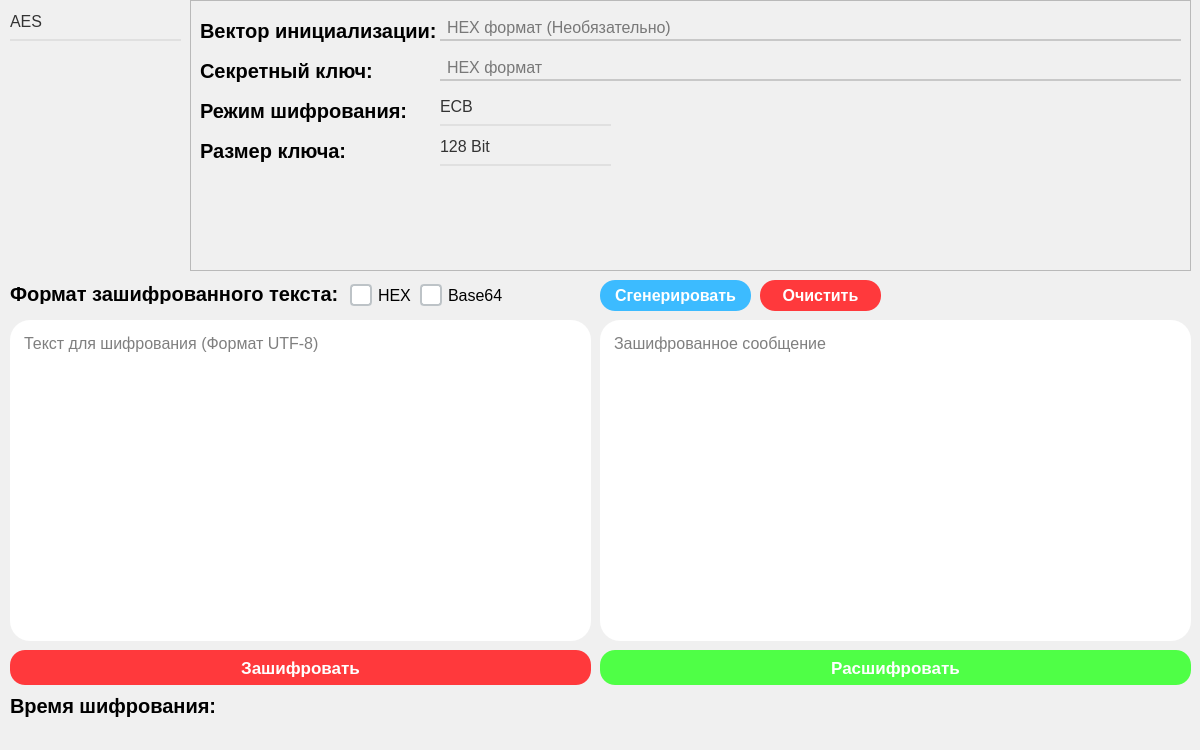
<?xml version="1.0" encoding="UTF-8"?>
<ui version="4.0">
 <class>ClientInterface</class>
 <widget class="QMainWindow" name="ClientInterface">
  <property name="geometry">
   <rect>
    <x>0</x>
    <y>0</y>
    <width>1200</width>
    <height>750</height>
   </rect>
  </property>
  <property name="windowTitle">
   <string>Шифрование</string>
  </property>
  <property name="styleSheet">
   <string notr="true">background-color: rgb(240, 240, 240);</string>
  </property>
  <widget class="QWidget" name="centralwidget">
   <widget class="QComboBox" name="alghoritmsCryptComboBox">
    <property name="geometry">
     <rect>
      <x>10</x>
      <y>0</y>
      <width>171</width>
      <height>41</height>
     </rect>
    </property>
    <property name="font">
     <font>
      <family>Arial</family>
      <pointsize>-1</pointsize>
     </font>
    </property>
    <property name="cursor">
     <cursorShape>PointingHandCursor</cursorShape>
    </property>
    <property name="styleSheet">
     <string notr="true">QComboBox 
{
    border: none;
    border-bottom: 2px solid #e0e0e0;
    padding: 12px 0px 8px 0px;
    background: transparent;
    color: #333;
    font-size: 16px;
}

QComboBox:focus
{
    border-bottom-color: #3f51b5;
}

QComboBox::drop-down 
{
    border: none;
    width: 0px;
}

QComboBox::down-arrow {
    width: 0px;
	height: 0px;
}

QComboBox QAbstractItemView 
{
    border: none;
    background: white;
    selection-background-color: #3f51b5;
    selection-color: white;
    font-size: 14px;
    padding: 8px;
    border-radius: 4px;
}</string>
    </property>
    <item>
     <property name="text">
      <string>AES</string>
     </property>
    </item>
    <item>
     <property name="text">
      <string>RSA</string>
     </property>
    </item>
    <item>
     <property name="text">
      <string>XTEA</string>
     </property>
    </item>
   </widget>
   <widget class="QPushButton" name="toCryptPushButton">
    <property name="geometry">
     <rect>
      <x>10</x>
      <y>650</y>
      <width>581</width>
      <height>35</height>
     </rect>
    </property>
    <property name="font">
     <font>
      <family>Arial</family>
      <pointsize>13</pointsize>
      <bold>true</bold>
     </font>
    </property>
    <property name="cursor">
     <cursorShape>PointingHandCursor</cursorShape>
    </property>
    <property name="styleSheet">
     <string notr="true">QPushButton
{
	background-color: rgb(255, 57, 60);
	color: white;
	border: none;
	border-radius: 15px;
}

QPushButton::hover
{
	background-color: rgb(255, 105, 108);
}</string>
    </property>
    <property name="text">
     <string>Зашифровать</string>
    </property>
   </widget>
   <widget class="QFrame" name="rsaInfoFrame">
    <property name="geometry">
     <rect>
      <x>190</x>
      <y>0</y>
      <width>1001</width>
      <height>271</height>
     </rect>
    </property>
    <property name="frameShape">
     <enum>QFrame::Shape::StyledPanel</enum>
    </property>
    <property name="frameShadow">
     <enum>QFrame::Shadow::Raised</enum>
    </property>
    <widget class="QLabel" name="openKeyLabel">
     <property name="geometry">
      <rect>
       <x>10</x>
       <y>15</y>
       <width>171</width>
       <height>31</height>
      </rect>
     </property>
     <property name="font">
      <font>
       <family>Arial</family>
       <pointsize>15</pointsize>
       <bold>true</bold>
      </font>
     </property>
     <property name="styleSheet">
      <string notr="true">QLabel
{
	color: black;
}</string>
     </property>
     <property name="text">
      <string>Открытый ключ:</string>
     </property>
    </widget>
    <widget class="QLabel" name="closeKeyLabel">
     <property name="geometry">
      <rect>
       <x>10</x>
       <y>55</y>
       <width>171</width>
       <height>31</height>
      </rect>
     </property>
     <property name="font">
      <font>
       <family>Arial</family>
       <pointsize>15</pointsize>
       <bold>true</bold>
      </font>
     </property>
     <property name="styleSheet">
      <string notr="true">QLabel
{
	color: black;
}</string>
     </property>
     <property name="text">
      <string>Закрытый ключ:</string>
     </property>
    </widget>
    <widget class="QLineEdit" name="openKeyRSALineEdit">
     <property name="geometry">
      <rect>
       <x>190</x>
       <y>10</y>
       <width>801</width>
       <height>31</height>
      </rect>
     </property>
     <property name="styleSheet">
      <string notr="true">QLineEdit {
    padding-top: 5px;
    padding-left: 5px;
    border: none;
    border-bottom: 2px solid #c8c8c8;
    background-color: transparent;
    font-size: 16px;
    selection-background-color: #3f51b5;
}

QLineEdit:focus {
    border-bottom-color: #3f51b5;
}

QLineEdit::placeholder {
    color: #9e9e9e;
    font-size: 14px;
}</string>
     </property>
     <property name="placeholderText">
      <string>HEX формат</string>
     </property>
    </widget>
    <widget class="QLineEdit" name="closeKeyRSALineEdit">
     <property name="geometry">
      <rect>
       <x>190</x>
       <y>50</y>
       <width>801</width>
       <height>31</height>
      </rect>
     </property>
     <property name="styleSheet">
      <string notr="true">QLineEdit {
    padding-top: 5px;
    padding-left: 5px;
    border: none;
    border-bottom: 2px solid #c8c8c8;
    background-color: transparent;
    font-size: 16px;
    selection-background-color: #3f51b5;
}

QLineEdit:focus {
    border-bottom-color: #3f51b5;
}

QLineEdit::placeholder {
    color: #9e9e9e;
    font-size: 14px;
}</string>
     </property>
     <property name="placeholderText">
      <string>HEX формат</string>
     </property>
    </widget>
   </widget>
   <widget class="QLabel" name="timeToCrypt">
    <property name="geometry">
     <rect>
      <x>10</x>
      <y>690</y>
      <width>1181</width>
      <height>31</height>
     </rect>
    </property>
    <property name="font">
     <font>
      <family>Arial</family>
      <pointsize>15</pointsize>
      <bold>true</bold>
     </font>
    </property>
    <property name="text">
     <string>Время шифрования:</string>
    </property>
   </widget>
   <widget class="QPushButton" name="fromCryptPushButton">
    <property name="geometry">
     <rect>
      <x>600</x>
      <y>650</y>
      <width>591</width>
      <height>35</height>
     </rect>
    </property>
    <property name="font">
     <font>
      <family>Arial</family>
      <pointsize>13</pointsize>
      <bold>true</bold>
     </font>
    </property>
    <property name="cursor">
     <cursorShape>PointingHandCursor</cursorShape>
    </property>
    <property name="styleSheet">
     <string notr="true">QPushButton
{
	background-color: rgb(79, 255, 70);
	color: white;
	border: none;
	border-radius: 15px;
}

QPushButton::hover
{
	background-color: rgb(141, 255, 116);
}</string>
    </property>
    <property name="text">
     <string>Расшифровать</string>
    </property>
   </widget>
   <widget class="QPlainTextEdit" name="encryptDataPlainTextEdit">
    <property name="geometry">
     <rect>
      <x>10</x>
      <y>320</y>
      <width>581</width>
      <height>321</height>
     </rect>
    </property>
    <property name="font">
     <font>
      <family>Arial</family>
      <pointsize>12</pointsize>
     </font>
    </property>
    <property name="styleSheet">
     <string notr="true">QPlainTextEdit
{
 border: none;
 border-radius: 20px;
 background-color: white;
 padding: 10px;
}

QScrollBar:vertical 
{
 border: none;
    background: #f5f5f5;
    width: 10px;
    margin: 0px 0px 0px 0px;
}

QScrollBar::handle:vertical 
{
 background: #c1c1c1;
    min-height: 20px;
    border-radius: 5px;
}

QScrollBar::handle:vertical:hover 
{
 background: #a8a8a8;
}

QScrollBar::handle:vertical:pressed
{
 background: #787878;
}

QScrollBar::add-line:vertical 
{
 border: none;
    background: none;
    height: 0px;
    subcontrol-position: bottom;
    subcontrol-origin: margin;
}

QScrollBar::sub-line:vertical 
{
 border: none;
 background: none;
 height: 0px;
 subcontrol-position: top;
 subcontrol-origin: margin;
}

QScrollBar::add-page:vertical, QScrollBar::sub-page:vertical 
{
 background: none;
}

QScrollBar:horizontal 
{
 border: none;
    background: #f5f5f5;
    height: 10px;
    margin: 0px 0px 0px 0px;
}

QScrollBar::handle:horizontal 
{
    background: #c1c1c1;
    min-width: 20px;
 border-radius: 5px;
}

QScrollBar::handle:horizontal:hover 
{
 background: #a8a8a8;
}

QScrollBar::handle:horizontal:pressed 
{
 background: #787878;
}

QScrollBar::add-line:horizontal 
{
    border: none;
    background: none;
    width: 0px;
    subcontrol-position: right;
 subcontrol-origin: margin;
}

QScrollBar::sub-line:horizontal 
{
    border: none;
    background: none;
    width: 0px;
    subcontrol-position: left;
 subcontrol-origin: margin;
}

QScrollBar::add-page:horizontal, QScrollBar::sub-page:horizontal
{
 background: none;
}</string>
    </property>
    <property name="placeholderText">
     <string>Текст для шифрования (Формат UTF-8)</string>
    </property>
   </widget>
   <widget class="QPlainTextEdit" name="decryptDataPlainTextEdit">
    <property name="geometry">
     <rect>
      <x>600</x>
      <y>320</y>
      <width>591</width>
      <height>321</height>
     </rect>
    </property>
    <property name="font">
     <font>
      <family>Arial</family>
      <pointsize>12</pointsize>
     </font>
    </property>
    <property name="styleSheet">
     <string notr="true">QPlainTextEdit
{
 border: none;
 border-radius: 20px;
 background-color: white;
 padding: 10px;
}

QScrollBar:vertical 
{
 border: none;
    background: #f5f5f5;
    width: 10px;
    margin: 0px 0px 0px 0px;
}

QScrollBar::handle:vertical 
{
 background: #c1c1c1;
    min-height: 20px;
    border-radius: 5px;
}

QScrollBar::handle:vertical:hover 
{
 background: #a8a8a8;
}

QScrollBar::handle:vertical:pressed
{
 background: #787878;
}

QScrollBar::add-line:vertical 
{
 border: none;
    background: none;
    height: 0px;
    subcontrol-position: bottom;
    subcontrol-origin: margin;
}

QScrollBar::sub-line:vertical 
{
 border: none;
 background: none;
 height: 0px;
 subcontrol-position: top;
 subcontrol-origin: margin;
}

QScrollBar::add-page:vertical, QScrollBar::sub-page:vertical 
{
 background: none;
}

QScrollBar:horizontal 
{
 border: none;
    background: #f5f5f5;
    height: 10px;
    margin: 0px 0px 0px 0px;
}

QScrollBar::handle:horizontal 
{
    background: #c1c1c1;
    min-width: 20px;
 border-radius: 5px;
}

QScrollBar::handle:horizontal:hover 
{
 background: #a8a8a8;
}

QScrollBar::handle:horizontal:pressed 
{
 background: #787878;
}

QScrollBar::add-line:horizontal 
{
    border: none;
    background: none;
    width: 0px;
    subcontrol-position: right;
 subcontrol-origin: margin;
}

QScrollBar::sub-line:horizontal 
{
    border: none;
    background: none;
    width: 0px;
    subcontrol-position: left;
 subcontrol-origin: margin;
}

QScrollBar::add-page:horizontal, QScrollBar::sub-page:horizontal
{
 background: none;
}</string>
    </property>
    <property name="placeholderText">
     <string>Зашифрованное сообщение</string>
    </property>
   </widget>
   <widget class="QLabel" name="formatOutLabel">
    <property name="geometry">
     <rect>
      <x>10</x>
      <y>283</y>
      <width>331</width>
      <height>21</height>
     </rect>
    </property>
    <property name="font">
     <font>
      <family>Arial</family>
      <pointsize>15</pointsize>
      <bold>true</bold>
     </font>
    </property>
    <property name="styleSheet">
     <string notr="true">QLabel
{
	color: black;
}</string>
    </property>
    <property name="text">
     <string>Формат зашифрованного текста:</string>
    </property>
   </widget>
   <widget class="QCheckBox" name="formatHEXCheckBox">
    <property name="geometry">
     <rect>
      <x>350</x>
      <y>280</y>
      <width>61</width>
      <height>31</height>
     </rect>
    </property>
    <property name="font">
     <font>
      <family>Arial</family>
      <pointsize>12</pointsize>
      <bold>false</bold>
     </font>
    </property>
    <property name="cursor">
     <cursorShape>PointingHandCursor</cursorShape>
    </property>
    <property name="styleSheet">
     <string notr="true">QCheckBox 
{
	color: blackl
}

QCheckBox::indicator {
    width: 18px;
    height: 18px;
    border: 2px solid #bdc3c7;
    border-radius: 4px;
    background: white;
}

QCheckBox::indicator:hover {
    border: 2px solid #3498db;
}

QCheckBox::indicator:checked {
    background: #3498db;
    border: 2px solid #3498db;
}

QCheckBox::indicator:checked:disabled {
    background: #95a5a6;
    border: 2px solid #bdc3c7;
}

QCheckBox::indicator:disabled {
    background: #ecf0f1;
    border: 2px solid #bdc3c7;
}</string>
    </property>
    <property name="text">
     <string>HEX</string>
    </property>
   </widget>
   <widget class="QCheckBox" name="formatBase64CheckBox">
    <property name="geometry">
     <rect>
      <x>420</x>
      <y>280</y>
      <width>91</width>
      <height>31</height>
     </rect>
    </property>
    <property name="font">
     <font>
      <family>Arial</family>
      <pointsize>12</pointsize>
     </font>
    </property>
    <property name="cursor">
     <cursorShape>PointingHandCursor</cursorShape>
    </property>
    <property name="styleSheet">
     <string notr="true">QCheckBox 
{
	color: blackl
}

QCheckBox::indicator {
    width: 18px;
    height: 18px;
    border: 2px solid #bdc3c7;
    border-radius: 4px;
    background: white;
}

QCheckBox::indicator:hover {
    border: 2px solid #3498db;
}

QCheckBox::indicator:checked {
    background: #3498db;
    border: 2px solid #3498db;
}

QCheckBox::indicator:checked:disabled {
    background: #95a5a6;
    border: 2px solid #bdc3c7;
}

QCheckBox::indicator:disabled {
    background: #ecf0f1;
    border: 2px solid #bdc3c7;
}</string>
    </property>
    <property name="text">
     <string>Base64</string>
    </property>
   </widget>
   <widget class="QFrame" name="xteaInfoFrame">
    <property name="geometry">
     <rect>
      <x>190</x>
      <y>0</y>
      <width>1001</width>
      <height>271</height>
     </rect>
    </property>
    <property name="frameShape">
     <enum>QFrame::Shape::StyledPanel</enum>
    </property>
    <property name="frameShadow">
     <enum>QFrame::Shadow::Raised</enum>
    </property>
    <widget class="QLabel" name="secretKeyLabel_4">
     <property name="geometry">
      <rect>
       <x>10</x>
       <y>20</y>
       <width>171</width>
       <height>41</height>
      </rect>
     </property>
     <property name="font">
      <font>
       <family>Arial</family>
       <pointsize>15</pointsize>
       <bold>true</bold>
      </font>
     </property>
     <property name="styleSheet">
      <string notr="true">QLabel
{
	color: black;
}</string>
     </property>
     <property name="text">
      <string>Секретный ключ: </string>
     </property>
    </widget>
    <widget class="QLineEdit" name="secretKeyXTEALineEdit">
     <property name="geometry">
      <rect>
       <x>200</x>
       <y>10</y>
       <width>791</width>
       <height>41</height>
      </rect>
     </property>
     <property name="styleSheet">
      <string notr="true">QLineEdit {
    padding-top: 5px;
    padding-left: 5px;
    border: none;
    border-bottom: 2px solid #c8c8c8;
    background-color: transparent;
    font-size: 16px;
    selection-background-color: #3f51b5;
}

QLineEdit:focus {
    border-bottom-color: #3f51b5;
}

QLineEdit::placeholder {
    color: #9e9e9e;
    font-size: 14px;
}</string>
     </property>
     <property name="maxLength">
      <number>32</number>
     </property>
     <property name="placeholderText">
      <string>HEX формат</string>
     </property>
    </widget>
   </widget>
   <widget class="QFrame" name="aesInfoFrame">
    <property name="geometry">
     <rect>
      <x>190</x>
      <y>0</y>
      <width>1001</width>
      <height>271</height>
     </rect>
    </property>
    <property name="frameShape">
     <enum>QFrame::Shape::StyledPanel</enum>
    </property>
    <property name="frameShadow">
     <enum>QFrame::Shadow::Raised</enum>
    </property>
    <widget class="QLabel" name="IVLabel">
     <property name="geometry">
      <rect>
       <x>10</x>
       <y>15</y>
       <width>241</width>
       <height>31</height>
      </rect>
     </property>
     <property name="font">
      <font>
       <family>Arial</family>
       <pointsize>15</pointsize>
       <bold>true</bold>
      </font>
     </property>
     <property name="styleSheet">
      <string notr="true">QLabel
{
	color: black;
}</string>
     </property>
     <property name="text">
      <string>Вектор инициализации:</string>
     </property>
    </widget>
    <widget class="QLabel" name="secretKeyLabel">
     <property name="geometry">
      <rect>
       <x>10</x>
       <y>55</y>
       <width>171</width>
       <height>31</height>
      </rect>
     </property>
     <property name="font">
      <font>
       <family>Arial</family>
       <pointsize>15</pointsize>
       <bold>true</bold>
      </font>
     </property>
     <property name="styleSheet">
      <string notr="true">QLabel
{
	color: black;
}</string>
     </property>
     <property name="text">
      <string>Секретный ключ: </string>
     </property>
    </widget>
    <widget class="QLineEdit" name="IVLineEdit">
     <property name="geometry">
      <rect>
       <x>250</x>
       <y>10</y>
       <width>741</width>
       <height>31</height>
      </rect>
     </property>
     <property name="styleSheet">
      <string notr="true">QLineEdit {
    padding-top: 5px;
    padding-left: 5px;
    border: none;
    border-bottom: 2px solid #c8c8c8;
    background-color: transparent;
    font-size: 16px;
    selection-background-color: #3f51b5;
}

QLineEdit:focus {
    border-bottom-color: #3f51b5;
}

QLineEdit::placeholder {
    color: #9e9e9e;
    font-size: 14px;
}</string>
     </property>
     <property name="maxLength">
      <number>32</number>
     </property>
     <property name="placeholderText">
      <string>HEX формат (Необязательно)</string>
     </property>
    </widget>
    <widget class="QLineEdit" name="secretKeyLineEdit">
     <property name="geometry">
      <rect>
       <x>250</x>
       <y>50</y>
       <width>741</width>
       <height>31</height>
      </rect>
     </property>
     <property name="styleSheet">
      <string notr="true">QLineEdit {
    padding-top: 5px;
    padding-left: 5px;
    border: none;
    border-bottom: 2px solid #c8c8c8;
    background-color: transparent;
    font-size: 16px;
    selection-background-color: #3f51b5;
}

QLineEdit:focus {
    border-bottom-color: #3f51b5;
}

QLineEdit::placeholder {
    color: #9e9e9e;
    font-size: 14px;
}</string>
     </property>
     <property name="maxLength">
      <number>32</number>
     </property>
     <property name="placeholderText">
      <string>HEX формат</string>
     </property>
    </widget>
    <widget class="QComboBox" name="sizeSecretKeyQComboBox">
     <property name="geometry">
      <rect>
       <x>250</x>
       <y>125</y>
       <width>171</width>
       <height>41</height>
      </rect>
     </property>
     <property name="font">
      <font>
       <family>Arial</family>
       <pointsize>-1</pointsize>
      </font>
     </property>
     <property name="cursor">
      <cursorShape>PointingHandCursor</cursorShape>
     </property>
     <property name="styleSheet">
      <string notr="true">QComboBox 
{
    border: none;
    border-bottom: 2px solid #e0e0e0;
    padding: 12px 0px 8px 0px;
    background: transparent;
    color: #333;
    font-size: 16px;
}

QComboBox:focus
{
    border-bottom-color: #3f51b5;
}

QComboBox::drop-down 
{
    border: none;
    width: 0px;
}

QComboBox::down-arrow {
    width: 0px;
	height: 0px;
}

QComboBox QAbstractItemView 
{
    border: none;
    background: white;
    selection-background-color: #3f51b5;
    selection-color: white;
    font-size: 14px;
    padding: 8px;
    border-radius: 4px;
}</string>
     </property>
     <item>
      <property name="text">
       <string>128 Bit</string>
      </property>
     </item>
     <item>
      <property name="text">
       <string>192 Bit</string>
      </property>
     </item>
     <item>
      <property name="text">
       <string>256 Bit</string>
      </property>
     </item>
    </widget>
    <widget class="QLabel" name="secretKeyLabel_2">
     <property name="geometry">
      <rect>
       <x>10</x>
       <y>135</y>
       <width>151</width>
       <height>31</height>
      </rect>
     </property>
     <property name="font">
      <font>
       <family>Arial</family>
       <pointsize>15</pointsize>
       <bold>true</bold>
      </font>
     </property>
     <property name="styleSheet">
      <string notr="true">QLabel
{
	color: black;
}</string>
     </property>
     <property name="text">
      <string>Размер ключа: </string>
     </property>
    </widget>
    <widget class="QLabel" name="secretKeyLabel_3">
     <property name="geometry">
      <rect>
       <x>10</x>
       <y>95</y>
       <width>211</width>
       <height>31</height>
      </rect>
     </property>
     <property name="font">
      <font>
       <family>Arial</family>
       <pointsize>15</pointsize>
       <bold>true</bold>
      </font>
     </property>
     <property name="styleSheet">
      <string notr="true">QLabel
{
	color: black;
}</string>
     </property>
     <property name="text">
      <string>Режим шифрования: </string>
     </property>
    </widget>
    <widget class="QComboBox" name="operationModeQComboBox">
     <property name="geometry">
      <rect>
       <x>250</x>
       <y>85</y>
       <width>171</width>
       <height>41</height>
      </rect>
     </property>
     <property name="font">
      <font>
       <family>Arial</family>
       <pointsize>-1</pointsize>
      </font>
     </property>
     <property name="cursor">
      <cursorShape>PointingHandCursor</cursorShape>
     </property>
     <property name="styleSheet">
      <string notr="true">QComboBox 
{
    border: none;
    border-bottom: 2px solid #e0e0e0;
    padding: 12px 0px 8px 0px;
    background: transparent;
    color: #333;
    font-size: 16px;
}

QComboBox:focus
{
    border-bottom-color: #3f51b5;
}

QComboBox::drop-down 
{
    border: none;
    width: 0px;
}

QComboBox::down-arrow {
    width: 0px;
	height: 0px;
}

QComboBox QAbstractItemView 
{
    border: none;
    background: white;
    selection-background-color: #3f51b5;
    selection-color: white;
    font-size: 14px;
    padding: 8px;
    border-radius: 4px;
}</string>
     </property>
     <item>
      <property name="text">
       <string>ECB</string>
      </property>
     </item>
     <item>
      <property name="text">
       <string>CBC</string>
      </property>
     </item>
    </widget>
   </widget>
   <widget class="QPushButton" name="generateKeysDataPushButton">
    <property name="geometry">
     <rect>
      <x>600</x>
      <y>280</y>
      <width>151</width>
      <height>31</height>
     </rect>
    </property>
    <property name="font">
     <font>
      <family>Arial</family>
      <pointsize>12</pointsize>
      <bold>true</bold>
     </font>
    </property>
    <property name="cursor">
     <cursorShape>PointingHandCursor</cursorShape>
    </property>
    <property name="styleSheet">
     <string notr="true">QPushButton
{
	background-color: rgb(60, 187, 255);
	color: white;
	border: none;
	border-radius: 15px;
}

QPushButton::hover
{
	background-color: rgb(103, 255, 245);
}</string>
    </property>
    <property name="text">
     <string>Сгенерировать</string>
    </property>
   </widget>
   <widget class="QPushButton" name="clearKeysDataPushButton">
    <property name="geometry">
     <rect>
      <x>760</x>
      <y>280</y>
      <width>121</width>
      <height>31</height>
     </rect>
    </property>
    <property name="font">
     <font>
      <family>Arial</family>
      <pointsize>12</pointsize>
      <bold>true</bold>
     </font>
    </property>
    <property name="cursor">
     <cursorShape>PointingHandCursor</cursorShape>
    </property>
    <property name="styleSheet">
     <string notr="true">QPushButton
{
	background-color: rgb(255, 57, 60);
	color: white;
	border: none;
	border-radius: 15px;
}

QPushButton::hover
{
	background-color: rgb(255, 105, 108);
}</string>
    </property>
    <property name="text">
     <string>Очистить</string>
    </property>
   </widget>
  </widget>
  <widget class="QMenuBar" name="menubar">
   <property name="geometry">
    <rect>
     <x>0</x>
     <y>0</y>
     <width>1200</width>
     <height>21</height>
    </rect>
   </property>
  </widget>
  <widget class="QStatusBar" name="statusbar"/>
 </widget>
 <resources/>
 <connections/>
</ui>
